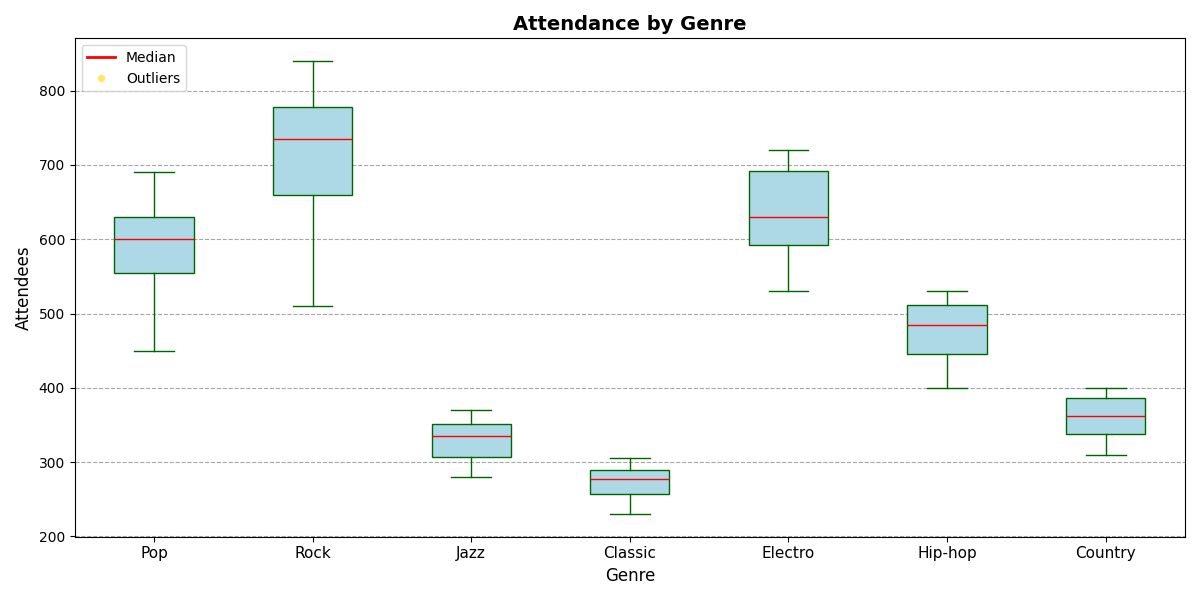

Reproduce this figure in Python.
import matplotlib.pyplot as plt

genres = ['Pop', 'Rock', 'Jazz', 'Classic', 'Electro', 'Hip-hop', 'Country']
attendance_data = {
    'Pop': [450, 560, 480, 620, 570, 540, 690, 660, 610, 590, 620, 670],
    'Rock': [510, 600, 580, 710, 750, 680, 720, 800, 770, 810, 760, 840],
    'Jazz': [320, 340, 310, 300, 280, 290, 330, 350, 370, 360, 340, 355],
    'Classic': [270, 290, 250, 260, 240, 230, 275, 285, 295, 305, 280, 290],
    'Electro': [550, 530, 620, 610, 600, 570, 640, 690, 680, 720, 700, 710],
    'Hip-hop': [400, 420, 430, 450, 470, 480, 490, 520, 530, 510, 505, 515],
    'Country': [310, 320, 330, 350, 340, 365, 360, 370, 390, 400, 385, 395]
}

data = [attendance_data[genre] for genre in genres]

fig, ax = plt.subplots(figsize=(12, 6))

colors = ['lightgreen', 'lightblue', 'lightcoral', 'lightyellow', 'lightsalmon', 'lightpink', 'lightgray']
shuffled_colors = [colors[1], colors[4], colors[0], colors[3], colors[2], colors[5], colors[6]]

box = ax.boxplot(data, patch_artist=True, notch=False, vert=True,
                 boxprops=dict(facecolor=shuffled_colors[0], color='darkgreen'),
                 whiskerprops=dict(color='darkgreen'),
                 capprops=dict(color='darkgreen'),
                 medianprops=dict(color='red'),
                 flierprops=dict(markerfacecolor='gold', marker='o', markersize=6, alpha=0.6))

ax.set_title('Attendance by Genre', fontsize=14, fontweight='bold')
ax.set_xlabel('Genre', fontsize=12)
ax.set_ylabel('Attendees', fontsize=12)
ax.set_xticks(range(1, len(genres) + 1))
ax.set_xticklabels(genres, fontsize=11)
ax.yaxis.grid(True, linestyle='--', which='major', color='gray', alpha=0.7)

handles = [plt.Line2D([0], [0], color='red', lw=2, label='Median'),
           plt.Line2D([0], [0], marker='o', color='w', label='Outliers',
                      markerfacecolor='gold', markersize=6, alpha=0.6)]
ax.legend(handles=handles, loc='upper left', fontsize=10)

plt.tight_layout()
plt.show()
